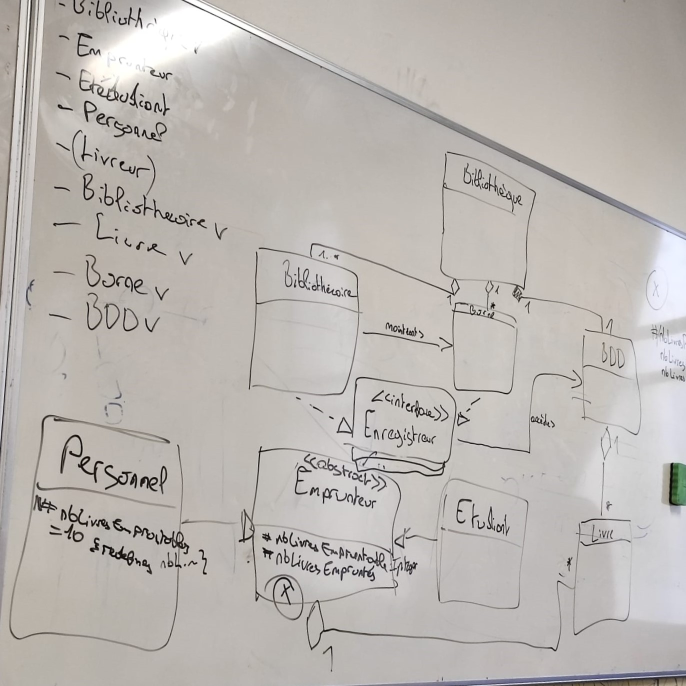
#> input picture Images Projet/0.jpg, 1372 x 1372 px, found by its file name (shown at 1/2 size)
$ python JsonToImage.py
#> lines starting #> are read from the running program, lines starting #| are printed output that depends on the picture
import matplotlib.pyplot as plt
import matplotlib.image as mplimg
import numpy as np

img = mplimg.imread(r"D:\Dossier_chelou\Users\kelli\Documents\L3\S2\Image\Images Projet\0.jpg").copy()
#> img is the input picture: shape (1372, 1372, 3); mean R, G, B 187, 182.3, 178

new_img = np.zeros((img.shape[0],img.shape[1]))

def tracerSegment(x1,y1,x2,y2):
#> called with x1 = 1, y1 = 6, x2 = 4, y2 = 400
  e = x2-x1
  dy = e*2
  dx = (y2-y1)*2
  while (x1 <= x2):
      new_img[x1, y1] = (255)
      x1 = x1 + 1
      if (e ==  e - dy) <= 0 :
          y1 = y1 + 1
          e =  e + dx

tracerSegment(1,6,4,400)
tracerSegment(470,1350,4,400)

plt.figure()
plt.imshow(new_img, cmap=plt.cm.gray)
plt.show()
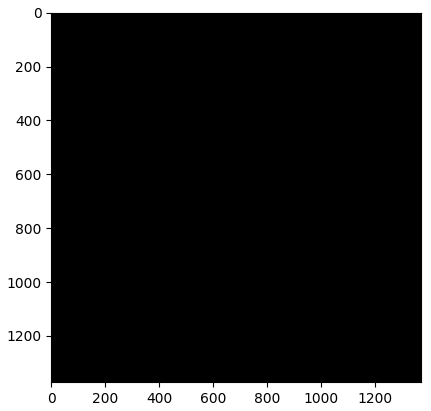
#> figure drawn by matplotlib, 1 panel
plt.imshow(img)
plt.show()

$ run again, with Images Projet/1.jpg copied over Images Projet/0.jpg
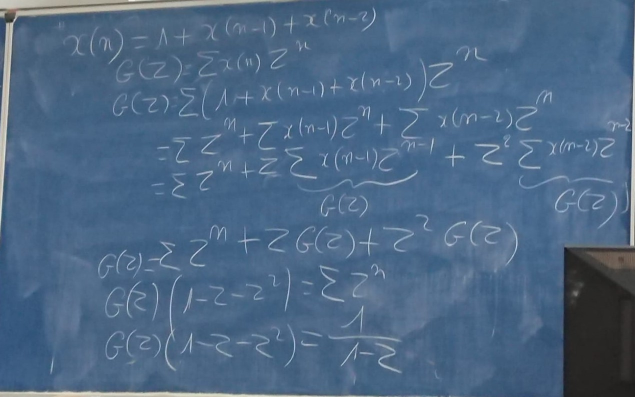
#> input picture Images Projet/1.jpg, 1270 x 794 px, found by its file name (shown at 1/2 size)
#> img is the input picture: shape (794, 1270, 3); mean R, G, B 77, 103.9, 132.7
#> `plt.show()`:
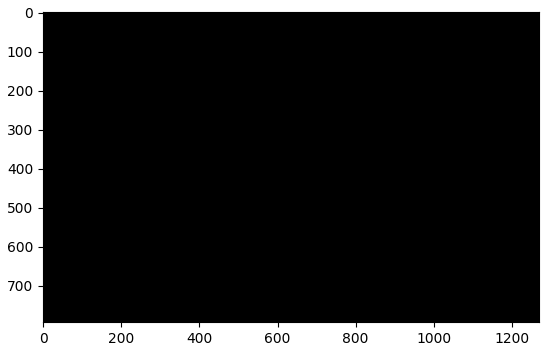
#> figure drawn by matplotlib, 1 panel

$ run again, with Images Projet/2.jpg copied over Images Projet/0.jpg
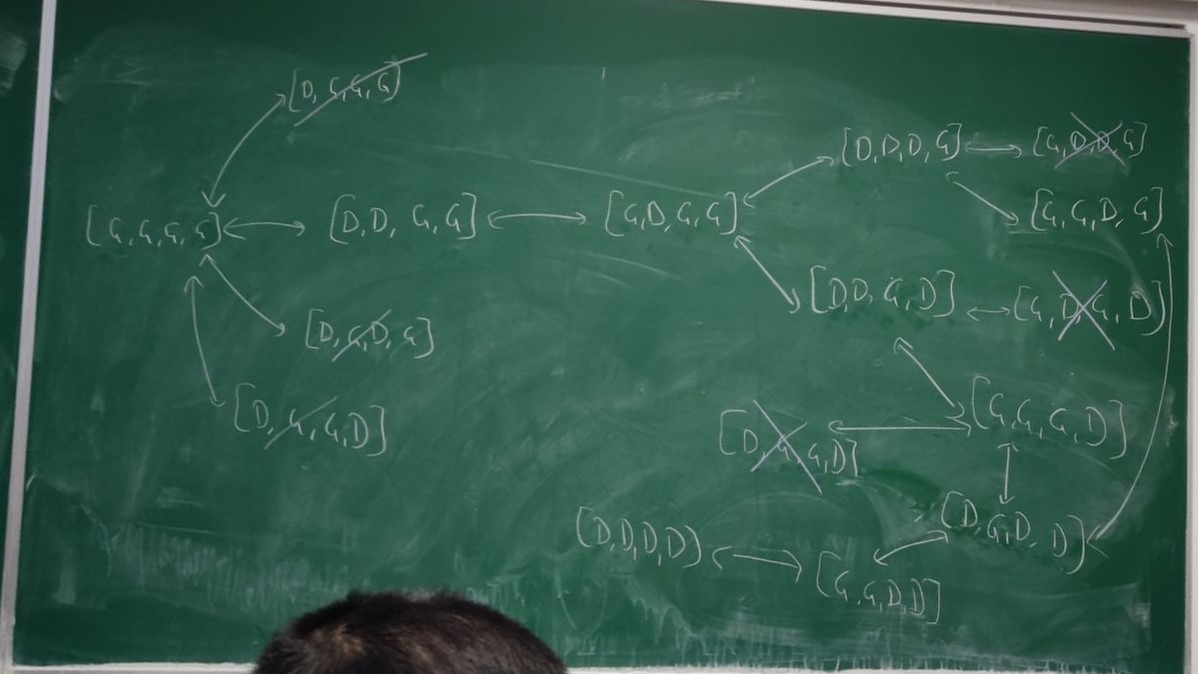
#> input picture Images Projet/2.jpg, 1198 x 674 px, found by its file name
#> img is the input picture: shape (674, 1198, 3); mean R, G, B 51.8, 90.5, 75.8
#> `plt.show()`:
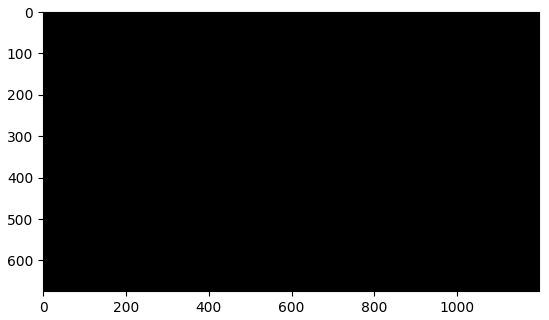
#> figure drawn by matplotlib, 1 panel

$ run again, with Images Projet/26.jpg copied over Images Projet/0.jpg
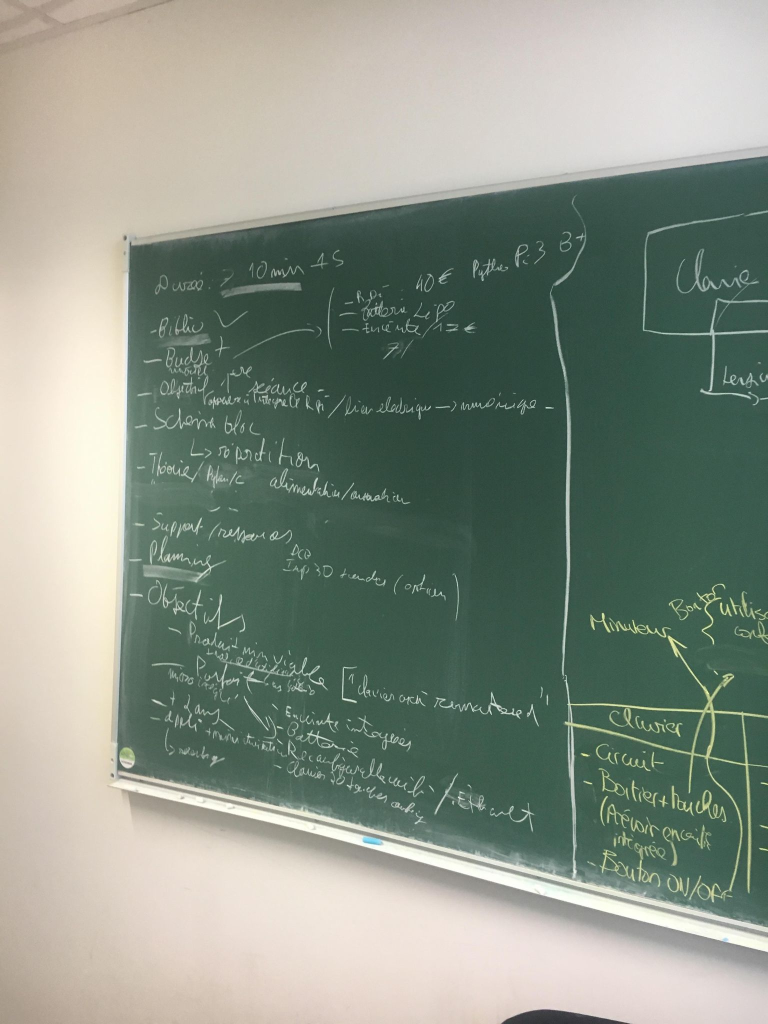
#> input picture Images Projet/26.jpg, 1536 x 2048 px, found by its file name (shown at 1/2 size)
#> img is the input picture: shape (2048, 1536, 3); mean R, G, B 137, 146.6, 134.3
#> `plt.show()`:
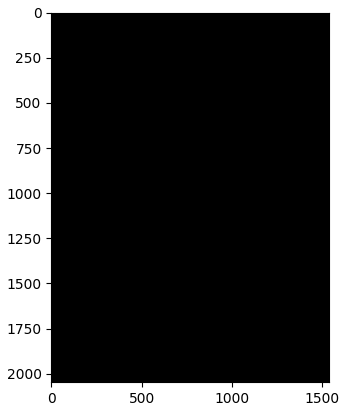
#> figure drawn by matplotlib, 1 panel
